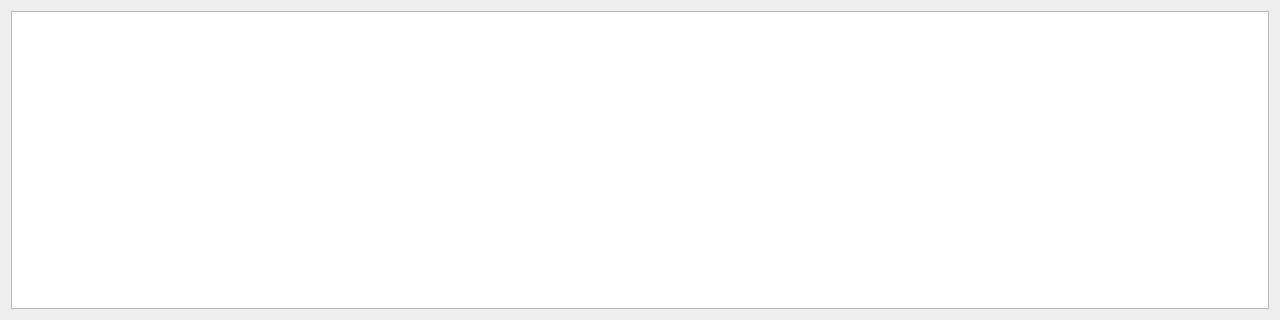
<?xml version="1.0" encoding="UTF-8"?>
<ui version="4.0">
 <class>RodsQueueWindow</class>
 <widget class="QWidget" name="RodsQueueWindow">
  <property name="geometry">
   <rect>
    <x>0</x>
    <y>0</y>
    <width>1280</width>
    <height>320</height>
   </rect>
  </property>
  <property name="windowTitle">
   <string>iRODS Rule Exec Queue</string>
  </property>
  <layout class="QVBoxLayout" name="verticalLayout">
   <item>
    <widget class="QTableView" name="queueTable"/>
   </item>
  </layout>
 </widget>
 <resources/>
 <connections/>
</ui>
